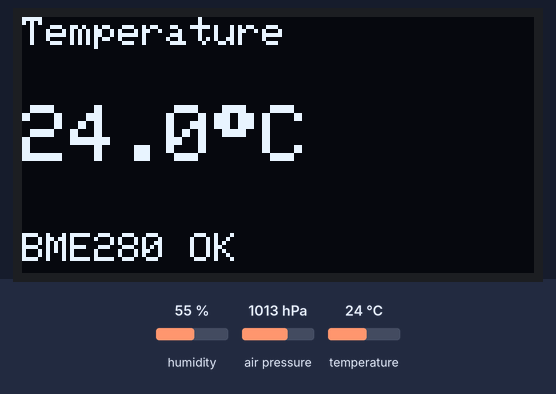
The sketch below on a simulated Arduino Uno, built with avr-gcc and run on an emulated ATmega328P. On the bench: 128×64 one-colour display. The inputs (shaded band) are chosen by the test bench; at power-on: temperature 24 °C, humidity 55 %, air pressure 1013 hPa. What the sketch prints to the serial monitor is not drawn.

Above: at 1.3 s.
1.4 s: temperature set to 12 °C
At 2.6 s:
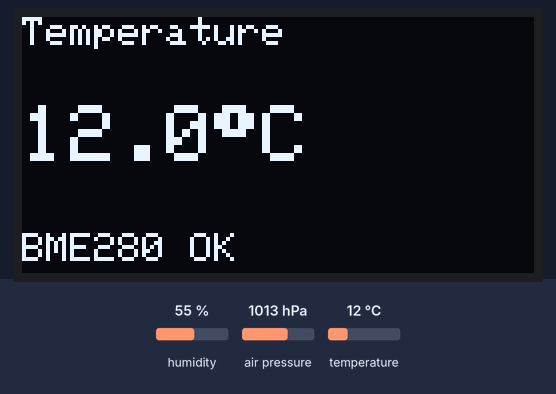
5.6 s: humidity set to 22 %
At 7.2 s:
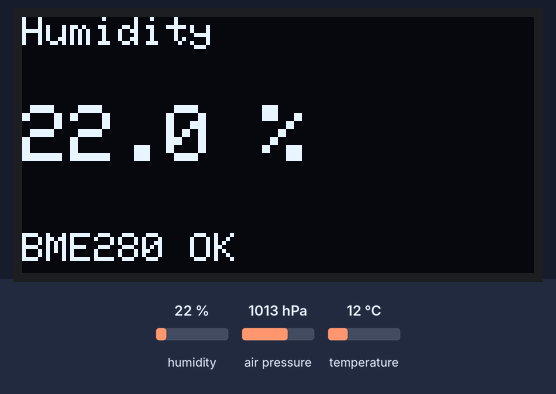
7.6 s: air pressure set to 952 hPa
At 10.3 s:
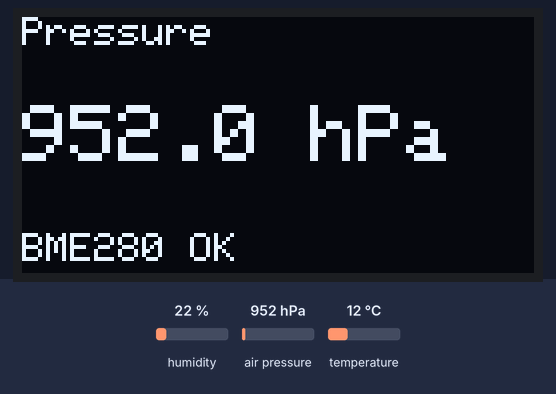
11.5 s: air pressure set to 975 hPa
At 13.3 s:
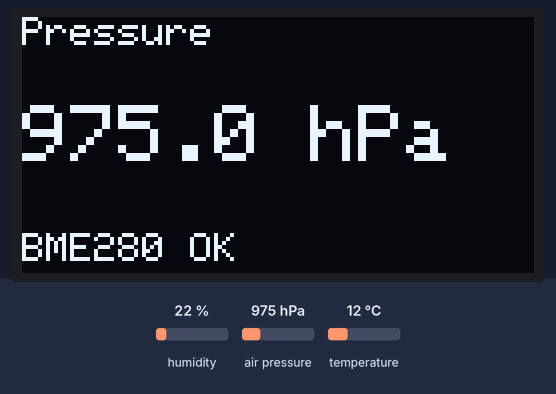
15.7 s: temperature set to 19 °C
At 17.4 s:
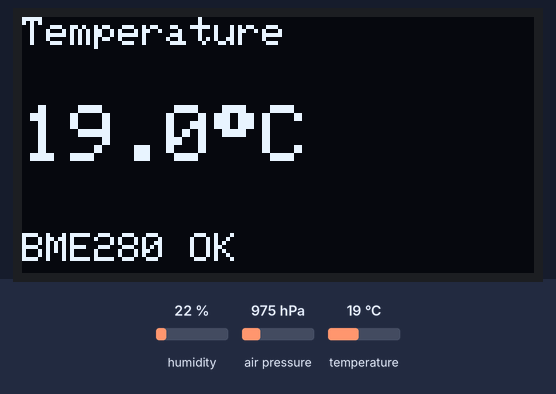
Timing chart, 0 to 18.7 s (numbered marks = the images above; inputs shaded):
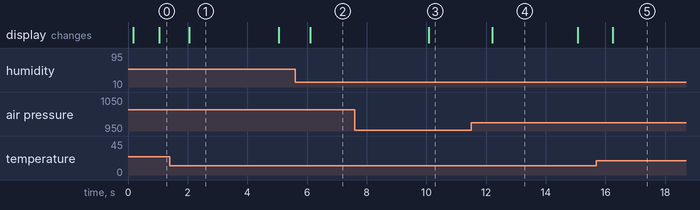

Measured:
- after the input at 1.4 s, the display: changes after 0.66 s (image 1)
- after the input at 5.6 s, the display: changes after 0.50 s (image 2)
- after the input at 7.6 s, the display: changes after 2.5 s (image 3)
- after the input at 11.5 s, the display: changes after 0.71 s (image 4)
- after the input at 15.7 s, the display: changes after 0.54 s (image 5)
- what the display in image 1 shows lasts 2.9 s, from 2.1 s to 5.0 s
- what the display in image 4 shows lasts 2.9 s, from 12.2 s to 15.1 s

The sketch:

MCK_VibeBME280.ino
```cpp
/*
  BME280 + 0.96" SSD1306 OLED (I2C) on STM32 NUCLEO-32 L432KC (STM32duino)

  Features:
  - Reads temperature (°C), humidity (%RH), pressure (hPa)
  - Non-blocking display rotation every 5 seconds (millis-based)
  - Sensor sampling at least once per second
  - Serial diagnostics at 115200
  - Graceful error handling (sensor/OLED init failure)

  Libraries (Arduino Library Manager):
  - Adafruit BME280 Library
  - Adafruit Unified Sensor
  - Adafruit GFX Library
  - Adafruit SSD1306

  Wiring (I2C shared bus):
  - BME280: 3V3, GND, SDA, SCL
  - OLED:   3V3, GND, SDA, SCL
  Notes:
  - Use 3.3V logic/power.
  - I2C pins: use STM32duino default I2C pins for NUCLEO-32 L432KC.
*/

#include <Wire.h>
#include <Adafruit_BME280.h>
#include <Adafruit_GFX.h>
#include <Adafruit_SSD1306.h>

// ------------------------ Configuration ------------------------

// I2C addresses
// BME280 can be 0x76 or 0x77 depending on SDO pin / module wiring.
#define BME280_I2C_ADDR   0x76

// SSD1306 commonly 0x3C; some modules are 0x3D.
#define OLED_I2C_ADDR     0x3C

// OLED geometry (most 0.96" modules are 128x64; some are 128x32)
#define SCREEN_WIDTH      128
#define SCREEN_HEIGHT     64

// Timing
static const uint32_t SENSOR_INTERVAL_MS = 1000; // >=1 Hz sampling
static const uint32_t SCREEN_INTERVAL_MS = 5000; // rotate every 5s

// Sea level pressure for altitude calculation (not required here)
// #define SEALEVELPRESSURE_HPA (1013.25)

// ------------------------ Globals ------------------------

Adafruit_BME280 bme; // I2C
Adafruit_SSD1306 display(SCREEN_WIDTH, SCREEN_HEIGHT, &Wire, -1);

enum ScreenMode : uint8_t {
  SCREEN_TEMP = 0,
  SCREEN_HUM  = 1,
  SCREEN_PRES = 2,
  SCREEN_COUNT = 3
};

bool bmeOk = false;
bool oledOk = false;

float lastTempC = NAN;
float lastHumPct = NAN;
float lastPresHpa = NAN;
uint32_t lastGoodReadMs = 0;

ScreenMode screenMode = SCREEN_TEMP;

uint32_t lastSensorMs = 0;
uint32_t lastScreenMs = 0;

// ------------------------ Helpers ------------------------

static void serialBanner() {
  Serial.println();
  Serial.println(F("=== BME280 + SSD1306 OLED Demo (STM32duino) ==="));
  Serial.print(F("BME280 I2C address: 0x"));
  Serial.println(BME280_I2C_ADDR, HEX);
  Serial.print(F("OLED  I2C address: 0x"));
  Serial.println(OLED_I2C_ADDR, HEX);
  Serial.println(F("Serial: 115200"));
}

static void oledPrintCentered(const __FlashStringHelper* line1,
                              const __FlashStringHelper* line2 = nullptr,
                              const __FlashStringHelper* line3 = nullptr) {
  if (!oledOk) return;

  display.clearDisplay();
  display.setTextColor(SSD1306_WHITE);

  // Simple vertical layout
  display.setTextSize(1);
  int16_t x1, y1;
  uint16_t w, h;

  // Draw up to 3 lines
  int y = 16;

  auto drawLine = [&](const __FlashStringHelper* s, int yPos) {
    if (!s) return;
    display.getTextBounds((const __FlashStringHelper*)s, 0, yPos, &x1, &y1, &w, &h);
    int x = (SCREEN_WIDTH - (int)w) / 2;
    display.setCursor(x < 0 ? 0 : x, yPos);
    display.print(s);
  };

  drawLine(line1, y);
  drawLine(line2, y + 14);
  drawLine(line3, y + 28);

  display.display();
}

static void oledInit() {
  // Some SSD1306 libs want VCC mode. Most I2C modules use SSD1306_SWITCHCAPVCC.
  if (display.begin(SSD1306_SWITCHCAPVCC, OLED_I2C_ADDR)) {
    oledOk = true;
    Serial.println(F("[OK] OLED initialized"));
    display.clearDisplay();
    display.setTextColor(SSD1306_WHITE);
    display.setTextSize(1);
    display.setCursor(0, 0);
    display.println(F("OLED OK"));
    display.display();
  } else {
    oledOk = false;
    Serial.println(F("[FAIL] OLED init failed (check wiring/address)"));
  }
}

static void bmeInit() {
  // Use explicit address so it matches requirement of configurability.
  if (bme.begin(BME280_I2C_ADDR)) {
    bmeOk = true;
    Serial.println(F("[OK] BME280 initialized"));
  } else {
    bmeOk = false;
    Serial.println(F("[FAIL] BME280 init failed (check wiring/address)"));
  }
}

static bool readSensor() {
  if (!bmeOk) return false;

  // Adafruit_BME280 returns floats; may yield NAN if something is wrong.
  float t = bme.readTemperature();               // °C
  float h = bme.readHumidity();                  // %
  float p = bme.readPressure() / 100.0F;         // Pa -> hPa

  bool valid = isfinite(t) && isfinite(h) && isfinite(p);

  if (valid) {
    lastTempC = t;
    lastHumPct = h;
    lastPresHpa = p;
    lastGoodReadMs = millis();

    Serial.print(F("T="));
    Serial.print(lastTempC, 2);
    Serial.print(F(" C, H="));
    Serial.print(lastHumPct, 1);
    Serial.print(F(" %, P="));
    Serial.print(lastPresHpa, 1);
    Serial.println(F(" hPa"));
  } else {
    Serial.println(F("[WARN] Invalid BME280 reading"));
  }

  return valid;
}

static void drawScreenTemp() {
  if (!oledOk) return;

  display.clearDisplay();
  display.setTextColor(SSD1306_WHITE);

  display.setTextSize(1);
  display.setCursor(0, 0);
  display.println(F("Temperature"));

  display.setTextSize(2);
  display.setCursor(0, 22);

  if (isfinite(lastTempC)) {
    display.print(lastTempC, 1);
    display.print((char)247); // degree symbol-ish; may vary by font
    display.print(F("C"));
  } else {
    display.print(F("--.- C"));
  }

  display.setTextSize(1);
  display.setCursor(0, 54);
  if (bmeOk) {
    display.print(F("BME280 OK"));
  } else {
    display.print(F("BME280 FAIL"));
  }

  display.display();
}

static void drawScreenHum() {
  if (!oledOk) return;

  display.clearDisplay();
  display.setTextColor(SSD1306_WHITE);

  display.setTextSize(1);
  display.setCursor(0, 0);
  display.println(F("Humidity"));

  display.setTextSize(2);
  display.setCursor(0, 22);

  if (isfinite(lastHumPct)) {
    display.print(lastHumPct, 1);
    display.print(F(" %"));
  } else {
    display.print(F("--.- %"));
  }

  display.setTextSize(1);
  display.setCursor(0, 54);
  if (bmeOk) {
    display.print(F("BME280 OK"));
  } else {
    display.print(F("BME280 FAIL"));
  }

  display.display();
}

static void drawScreenPres() {
  if (!oledOk) return;

  display.clearDisplay();
  display.setTextColor(SSD1306_WHITE);

  display.setTextSize(1);
  display.setCursor(0, 0);
  display.println(F("Pressure"));

  display.setTextSize(2);
  display.setCursor(0, 22);

  if (isfinite(lastPresHpa)) {
    display.print(lastPresHpa, 1);
    display.println(F(" hPa"));
  } else {
    display.print(F("----.-"));
    display.println(F(" hPa"));
  }

  display.setTextSize(1);
  display.setCursor(0, 54);
  if (bmeOk) {
    display.print(F("BME280 OK"));
  } else {
    display.print(F("BME280 FAIL"));
  }

  display.display();
}

static void updateDisplay() {
  if (!oledOk) return;

  // If sensor is not OK, show an error screen (still rotate not needed)
  if (!bmeOk) {
    oledPrintCentered(F("SENSOR ERROR"), F("BME280 init fail"), F("Check wiring"));
    return;
  }

  // If we haven't had a good read recently, show data error
  const uint32_t now = millis();
  if (lastGoodReadMs == 0 || (now - lastGoodReadMs) > (SENSOR_INTERVAL_MS * 5UL)) {
    oledPrintCentered(F("DATA ERROR"), F("No valid reading"), F("Check sensor"));
    return;
  }

  switch (screenMode) {
    case SCREEN_TEMP: drawScreenTemp(); break;
    case SCREEN_HUM:  drawScreenHum();  break;
    case SCREEN_PRES: drawScreenPres(); break;
    default:          drawScreenTemp(); break;
  }
}

static void rotateScreen() {
  screenMode = (ScreenMode)((screenMode + 1) % SCREEN_COUNT);
}

// ------------------------ Arduino ------------------------

void setup() {
  Serial.begin(115200);
  // Some STM32 boards need a moment for Serial to come up (optional).
  delay(50);

  serialBanner();

  Wire.begin(); // use default I2C pins from STM32duino core

  // Init peripherals
  oledInit();
  bmeInit();

  // Initial UI
  if (oledOk) {
    if (bmeOk) {
      oledPrintCentered(F("Initializing..."), F("BME280 + OLED"), F("Starting"));
    } else {
      oledPrintCentered(F("SENSOR ERROR"), F("BME280 init fail"), F("See Serial"));
    }
  }

  // Force immediate first read and draw
  lastSensorMs = 0;
  lastScreenMs = 0;
}

void loop() {
  const uint32_t now = millis();

  // Sensor sampling (>= 1 Hz)
  if (now - lastSensorMs >= SENSOR_INTERVAL_MS) {
    lastSensorMs = now;

    if (bmeOk) {
      readSensor();
    }
  }

  // Screen rotation every 5 seconds (non-blocking)
  if (now - lastScreenMs >= SCREEN_INTERVAL_MS) {
    lastScreenMs = now;
    rotateScreen();
  }

  // Refresh display frequently (lightweight, avoids sluggish UI)
  // You can throttle this if desired; SSD1306 redraw is fast enough for simple screens.
  updateDisplay();
}
```
